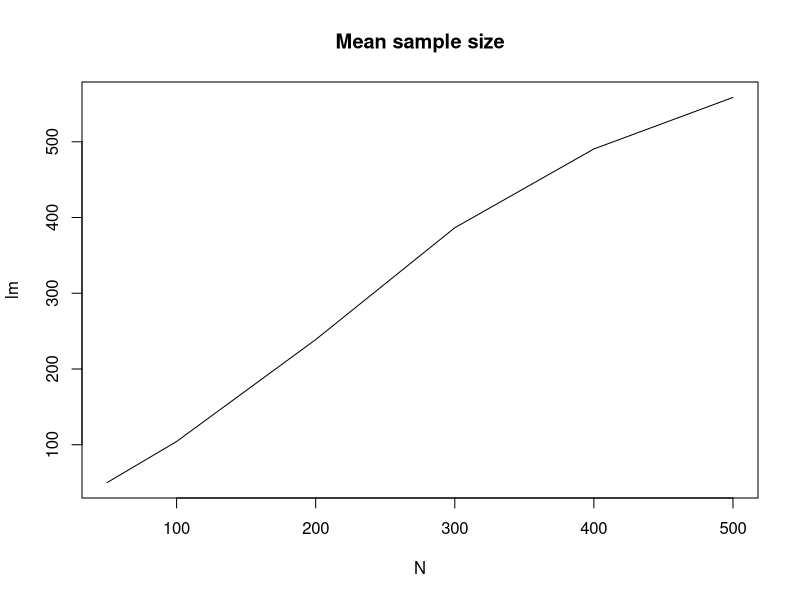
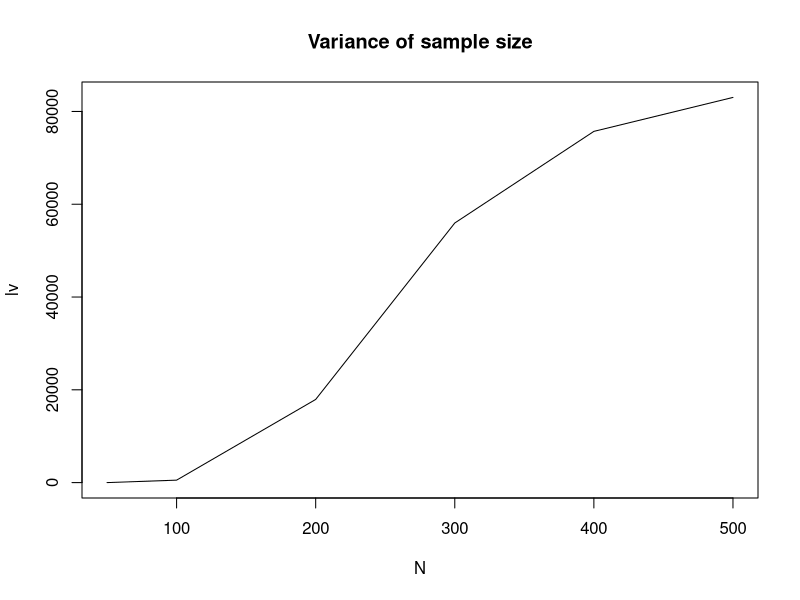

Here is the R script that generated these plots, in order:
## ---- chunk 1
n=10
#i.
x=runif(n,0,7)
y=numeric(n)
c=1
for(i in x){
    f=(16+sin(i))/(i^2 +4)
    y[c]=f
    c=c+1
}
sum(y)/n
#ii.
n=50
sim=replicate(n,{
   x=runif(n,0,7)
   y=numeric(n)
   c=1
   for(i in x){
    f=(16+sin(i))/(i^2 +4)
    y[c]=f
    c=c+1
    }
    mean(y) 
})
7*mean(sim)
## ---- chunk 2
f=function(x) (16+sin(x))/(x^2 +4)
integrate(f,0,7)
## ---- chunk 3
x=rhyper(100,50,0,20)
x
## ---- chunk 4
N=c(50,100,200,300,400,500);
lm=numeric(length(N));
lv=numeric(length(N));
c=1;
for(i in N){
    x=rhyper(1000,50,i-50,20);
    y=1000/x[x!=0];
    m=mean(y);
    v=var(y);
    lm[c]=m;
    lv[c]=v;
    c=c+1
}
plot(N,lm,type="l",main="Mean sample size");
plot(N,lv,type="l",main="Variance of sample size");
